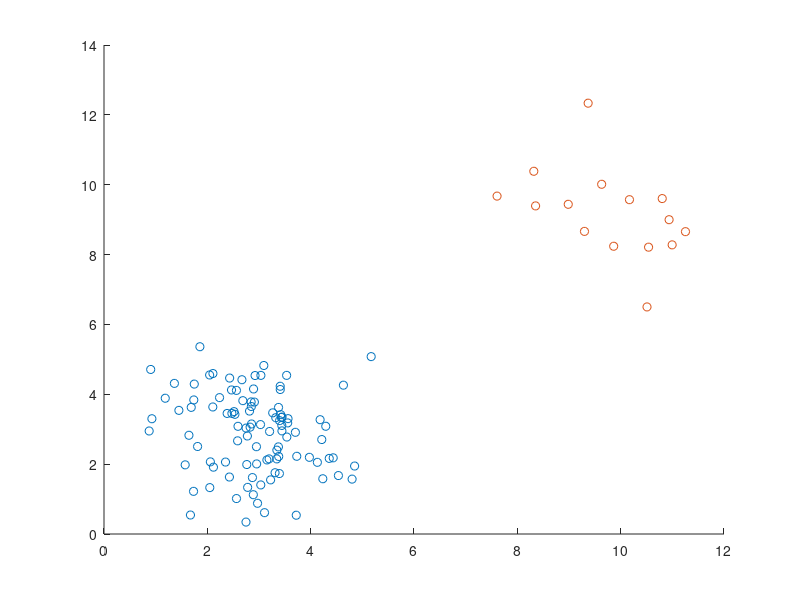

Write the MATLAB code that produced this figure.
clear;clc;close all;
n = 100;m = 15;
lx = randn(n,1)+3; %3
ly = randn(n,1)+3; %5
AP = [lx ly];

ilx = randn(n,1)+8;
ily = randn(n,1)+10;
BP = [ilx ily];

ilx = randn(m,1)+10;  %10
ily = randn(m,1)+9;   %-3
AN = [ilx ily];  

ilx = randn(m,1)+10;
ily = randn(m,1)+8;
BN = [ilx ily];
scatter(AP(:,1),AP(:,2));hold on;
% scatter(BP(:,1),BP(:,2));hold on;
scatter(AN(:,1),AN(:,2));hold on;
% scatter(BN(:,1),BN(:,2));

label=[-ones(100,1);ones(15,1)];

s=randperm(m+n);
A=[AP;AN];B=[BP;BN];
A=A(s,:);B=B(s,:);label=label(s);
T = [label,A];
save toydata3 T ;